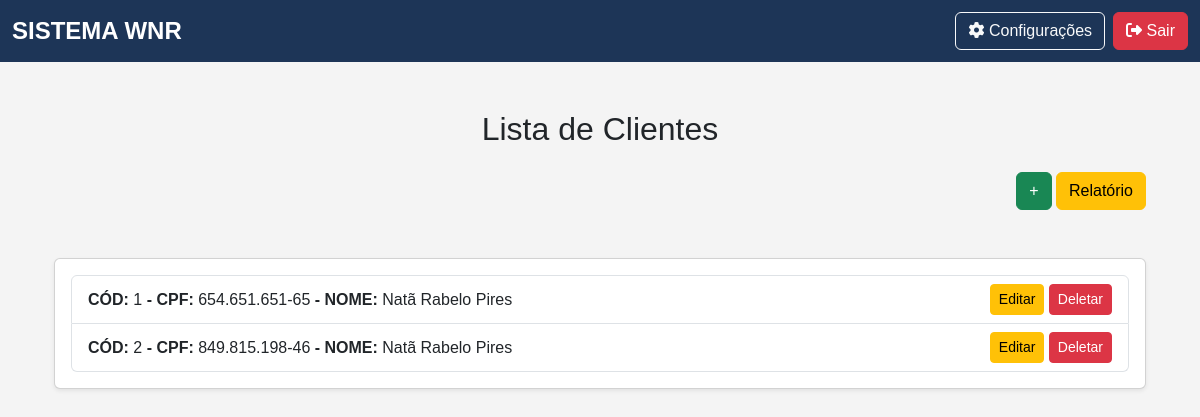
Page /listar_cliente (signed in) on the earlier database version.
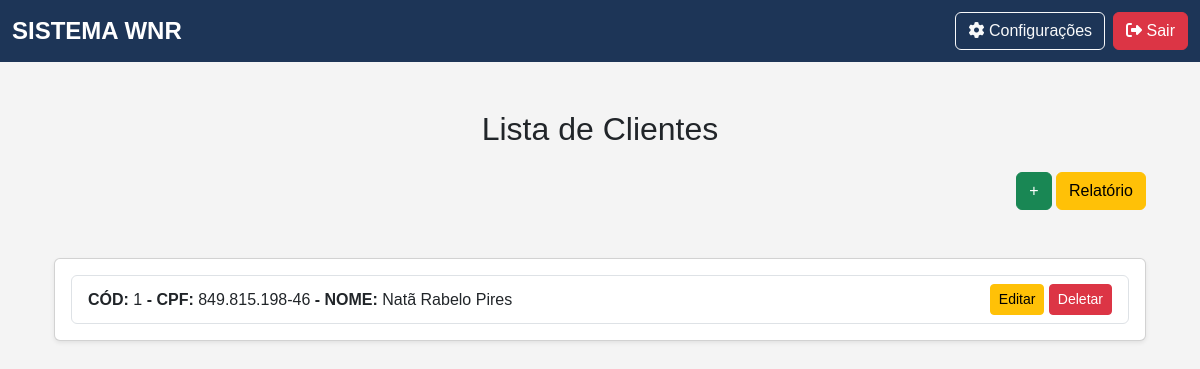
Same page on the later database version.
### app/models.py (models this page shows)
class Cliente(db.Model):
    __tablename__ = "clientes"
    id                      = Column(Integer, primary_key=True, index=True)
    nome                    = Column(String, index=True)
    cpf                     = Column(String(11), unique=True, index=True)
    email                   = Column(String, unique=True, index=True)
    data_nascimento         = Column(Date)
    renda_familiar          = Column(Float)
    bairro                  = Column(String)
    canal_divulgacao        = Column(String)
    cep                     = Column(String(8))
    cidade                  = Column(String)
    condicao_habitacao      = Column(String)
    cpf_responsavel         = Column(String(11), nullable=True)  # Responsável Legal
    numero_cs               = Column(String)
    despesa_mensal          = Column(Float)
    escolaridade            = Column(String)
    estado                  = Column(String)
    endereco                = Column(String)
    fone_contato            = Column(String)
    fone_pessoal            = Column(String)
    foto                    = Column(String)
    grau_parentesco         = Column(String)
    nome_plano_saude        = Column(String)
    nome_responsavel        = Column(String)
    numero_filhos           = Column(Integer)
    possui_filhos           = Column(String)
    plano_saude             = Column(String)
    previdenciario          = Column(String)
    profissao               = Column(String)
    remuneracao             = Column(Float)
    rg                      = Column(String)
    saldo                   = Column(Float)
    sexo                    = Column(String)
    tipo_moradia            = Column(String)
    transporte              = Column(String)
    encaminhamentos = relationship("Encaminhamento", back_populates="cliente", cascade="all, delete-orphan")
    guias = relationship("Guia", back_populates="cliente")

### app/routes/client_routes.py (the view)
@client_bp.route('/listar_cliente', methods=['GET', 'POST'])
@login_required
@role_required('atendimento', 'financeiro', 'admin')
def listar_cliente():
    clientes = Cliente.query.all()
    return render_template('clientes/list.html', clientes=clientes)

### app/__init__.py (called while the page is built)
@login_manager.user_loader
def load_user(id):
    return Usuario.query.get(int(id))  # Converte para inteiro e busca no banco

### app/templates/clientes/list.html (shortened to what this page needs)
{% extends 'base.html' %}
{% block content %}
<div class="container mt-5">
    <h2 class="text-center mb-4 mt-5">Lista de Clientes</h2>
    <div class="row mt-4 mb-5">
        <div class="col-md-12 text-end">
            <a href="{{ url_for('client_bp.cadastrar_cliente') }}" class="btn btn-md btn-success">+</a>
            <a href="{{ url_for('report_bp.report_cliente') }}" class="btn btn-md btn-warning">Relatório</a>
        </div>
    </div>
    <div class="card shadow-sm">
        <div class="card-body">
            <ul class="list-group">
                {% for cliente in clientes %}
                    <li class="list-group-item d-flex justify-content-between align-items-center">
                        <div>
                            <strong>CÓD: </strong>{{cliente.id}}
                            <strong> - CPF: </strong>{{cliente.cpf}}
                            <strong> - NOME: </strong>{{cliente.nome}}
                        </div>
                        <div>
                            <a href="{{ url_for('client_bp.editar_cliente', id=cliente.id) }}" class="btn btn-sm btn-warning">Editar</a>
                            <a href="{{ url_for('client_bp.deletar_cliente', id=cliente.id) }}" class="btn btn-sm btn-danger">Deletar</a>
                        </div>
                    </li>
                {% endfor %}
            </ul>
        </div>
    </div>
</div>
{% endblock %}

### app/templates/base.html (shortened to what this page needs)
<!DOCTYPE html>
<html lang="pt-BR">
<head>
    <link href="https://cdn.jsdelivr.net/npm/bootstrap@5.3.0/dist/css/bootstrap.min.css" rel="stylesheet">
    <link rel="stylesheet" href="{{ url_for('static', filename='css/base.css') }}">
</head>
<body>
    <nav class="navbar navbar-expand-lg navbar-dark">
        <div class="container-fluid">
            <a class="navbar-brand" href="{{ url_for('main_bp.menu')}}">SISTEMA WNR</a>
            <div class="d-flex">
                <a href="#" class="btn btn-outline-light me-2"><i class="fas fa-cog"></i> Configurações</a>
                <a href="{{ url_for('auth_bp.logout')}}" class="btn btn-danger"><i class="fas fa-sign-out-alt"></i> Sair</a>
            </div>
        </div>
    </nav>
    <div class="container container-fluid mt-5">
        {% block content %}{% endblock %}
    </div>
</body>
</html>

### app/static/css/base.css (style rules this page uses)
body { background-color: #f4f4f4; font-family: 'Arial', sans-serif; }
.navbar { background-color: #1d3557; }
.navbar-brand { font-size: 1.5rem; font-weight: bold; }
.navbar .btn { font-size: 1rem; transition: 0.3s; }

Differences in the rows shown:
removed Cliente: id "2", cpf "849.815.198-46", nome "Natã Rabelo Pires"
changed Cliente "Natã Rabelo Pires": cpf "654.651.651-65" → "849.815.198-46"
